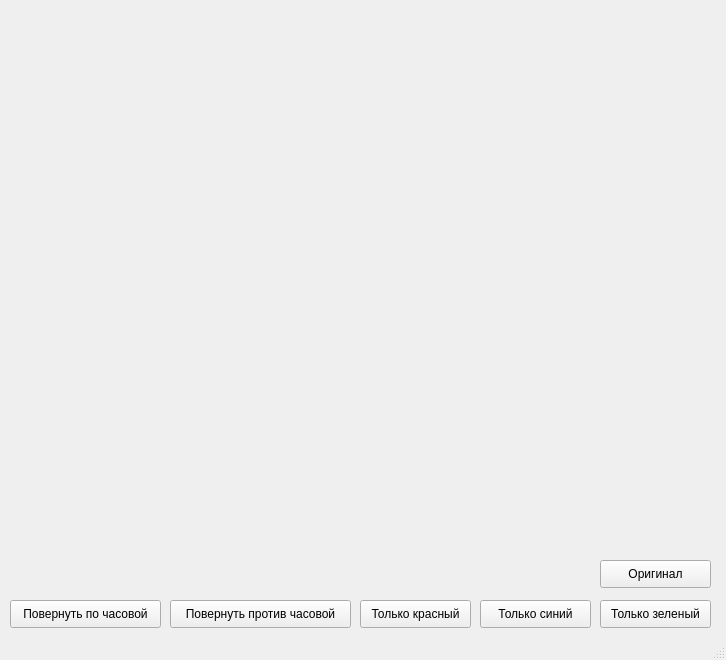
<?xml version="1.0" encoding="UTF-8"?>
<ui version="4.0">
 <class>MainWindow</class>
 <widget class="QMainWindow" name="MainWindow">
  <property name="geometry">
   <rect>
    <x>0</x>
    <y>0</y>
    <width>726</width>
    <height>660</height>
   </rect>
  </property>
  <property name="windowTitle">
   <string>MainWindow</string>
  </property>
  <widget class="QWidget" name="centralwidget">
   <widget class="QLabel" name="image">
    <property name="geometry">
     <rect>
      <x>10</x>
      <y>40</y>
      <width>550</width>
      <height>550</height>
     </rect>
    </property>
    <property name="text">
     <string/>
    </property>
   </widget>
   <widget class="QPushButton" name="rotateRight">
    <property name="geometry">
     <rect>
      <x>10</x>
      <y>600</y>
      <width>151</width>
      <height>28</height>
     </rect>
    </property>
    <property name="text">
     <string>Повернуть по часовой</string>
    </property>
   </widget>
   <widget class="QPushButton" name="rotateLeft">
    <property name="geometry">
     <rect>
      <x>170</x>
      <y>600</y>
      <width>181</width>
      <height>28</height>
     </rect>
    </property>
    <property name="text">
     <string>Повернуть против часовой</string>
    </property>
   </widget>
   <widget class="QPushButton" name="redButton">
    <property name="geometry">
     <rect>
      <x>360</x>
      <y>600</y>
      <width>111</width>
      <height>28</height>
     </rect>
    </property>
    <property name="text">
     <string>Только красный</string>
    </property>
   </widget>
   <widget class="QPushButton" name="blueButton">
    <property name="geometry">
     <rect>
      <x>480</x>
      <y>600</y>
      <width>111</width>
      <height>28</height>
     </rect>
    </property>
    <property name="text">
     <string>Только синий</string>
    </property>
   </widget>
   <widget class="QPushButton" name="greenButton">
    <property name="geometry">
     <rect>
      <x>600</x>
      <y>600</y>
      <width>111</width>
      <height>28</height>
     </rect>
    </property>
    <property name="text">
     <string>Только зеленый</string>
    </property>
   </widget>
   <widget class="QPushButton" name="makeOriginal">
    <property name="geometry">
     <rect>
      <x>600</x>
      <y>560</y>
      <width>111</width>
      <height>28</height>
     </rect>
    </property>
    <property name="text">
     <string>Оригинал</string>
    </property>
   </widget>
  </widget>
  <widget class="QStatusBar" name="statusbar"/>
 </widget>
 <resources/>
 <connections/>
</ui>
